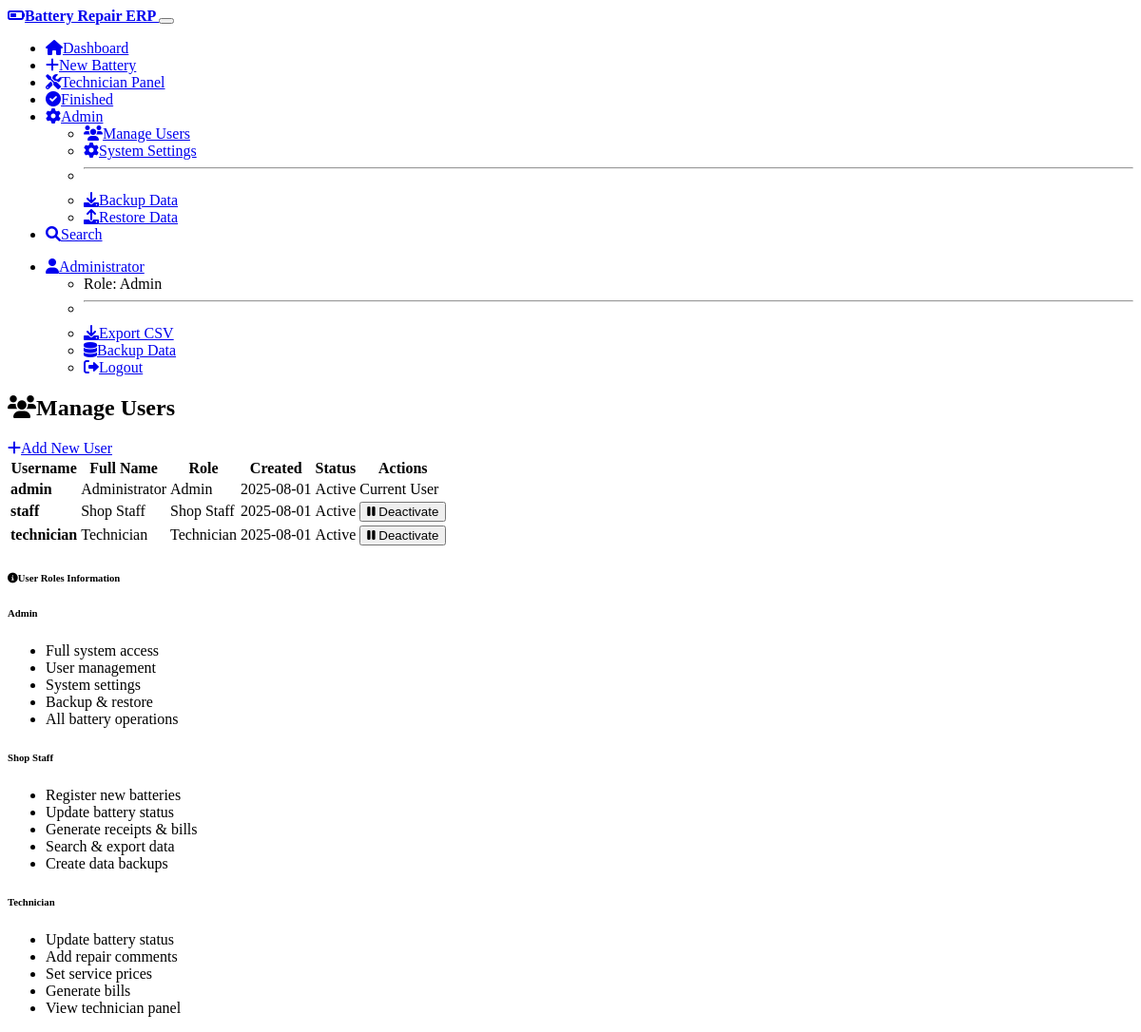
The app's page /admin/users (signed in) with its own data.
### models.py (models this page shows)
class User(UserMixin, db.Model):
    id = db.Column(db.Integer, primary_key=True)
    username = db.Column(db.String(64), unique=True, nullable=False)
    password_hash = db.Column(db.String(256), nullable=False)
    role = db.Column(db.String(20), nullable=False)  # 'admin', 'shop_staff', or 'technician'
    full_name = db.Column(db.String(100), nullable=False)
    created_at = db.Column(db.DateTime, default=datetime.utcnow)
    is_active = db.Column(db.Boolean, default=True)

### routes.py (the view)
@main_bp.route('/admin/users')
@login_required
def admin_users():
    if current_user.role != 'admin':
        flash('Access denied. Admin access required.', 'error')
        return redirect(url_for('main.dashboard'))
    users = User.query.all()
    return render_template('admin/users.html', users=users)

### app.py (called while the page is built)
@login_manager.user_loader
def load_user(user_id):
    from models import User
    return User.query.get(int(user_id))

### templates/admin/users.html (shortened to what this page needs)
{% extends "base.html" %}
{% block content %}
<div class="d-flex justify-content-between align-items-center mb-4">
    <h2><i class="fas fa-users me-2"></i>Manage Users</h2>
    <a href="{{ url_for('main.admin_add_user') }}" class="btn btn-primary">
        <i class="fas fa-plus me-1"></i>Add New User
    </a>
</div>
<div class="card">
    <div class="card-body">
        {% if users %}
        <div class="table-responsive">
            <table class="table table-hover">
                <thead>
                    <tr>
                        <th>Username</th>
                        <th>Full Name</th>
                        <th>Role</th>
                        <th>Created</th>
                        <th>Status</th>
                        <th>Actions</th>
                    </tr>
                </thead>
                <tbody>
                    {% for user in users %}
                    <tr class="{{ 'table-secondary' if not user.is_active else '' }}">
                        <td><strong>{{ user.username }}</strong></td>
                        <td>{{ user.full_name }}</td>
                        <td>
                            <span class="badge bg-{{ 'danger' if user.role == 'admin' else 'primary' if user.role == 'shop_staff' else 'warning' }}">
                                {{ user.role.replace('_', ' ').title() }}
                            </span>
                        </td>
                        <td>{{ user.created_at.strftime('%Y-%m-%d') if user.created_at else 'N/A' }}</td>
                        <td>
                            <span class="badge bg-{{ 'success' if user.is_active else 'secondary' }}">
                                {{ 'Active' if user.is_active else 'Inactive' }}
                            </span>
                        </td>
                        <td>
                            {% if user.id != current_user.id %}
                            <form method="POST" action="{{ url_for('main.admin_toggle_user', user_id=user.id) }}" class="d-inline">
                                <button type="submit" class="btn btn-sm btn-{{ 'warning' if user.is_active else 'success' }}">
                                    <i class="fas fa-{{ 'pause' if user.is_active else 'play' }} me-1"></i>
                                    {{ 'Deactivate' if user.is_active else 'Activate' }}
                                </button>
                            </form>
                            {% else %}
                            <span class="text-muted">Current User</span>
                            {% endif %}
                        </td>
                    </tr>
                    {% endfor %}
                </tbody>
            </table>
        </div>
        {% endif %}
    </div>
</div>
<div class="card mt-4">
    <div class="card-header bg-info">
        <h6 class="mb-0"><i class="fas fa-info-circle me-2"></i>User Roles Information</h6>
    </div>
    <div class="card-body">
        <div class="row">
            <div class="col-md-4">
                <h6><span class="badge bg-danger">Admin</span></h6>
                <ul class="small">
                    <li>Full system access</li>
                    <li>User management</li>
                    <li>System settings</li>
                    <li>Backup & restore</li>
                    <li>All battery operations</li>
                </ul>
            </div>
            <div class="col-md-4">
                <h6><span class="badge bg-primary">Shop Staff</span></h6>
                <ul class="small">
                    <li>Register new batteries</li>
                    <li>Update battery status</li>
                    <li>Generate receipts & bills</li>
                    <li>Search & export data</li>
                    <li>Create data backups</li>
                </ul>
            </div>
            <div class="col-md-4">
                <h6><span class="badge bg-warning">Technician</span></h6>
                <ul class="small">
                    <li>Update battery status</li>
                    <li>Add repair comments</li>
                    <li>Set service prices</li>
                    <li>Generate bills</li>
                    <li>View technician panel</li>
                </ul>
            </div>
        </div>
    </div>
</div>
{% endblock %}

### templates/base.html (shortened to what this page needs)
<!DOCTYPE html>
<html lang="en" data-bs-theme="dark">
<head>
    <link href="https://cdn.replit.com/agent/bootstrap-agent-dark-theme.min.css" rel="stylesheet">
    <link href="https://cdnjs.cloudflare.com/ajax/libs/font-awesome/6.0.0/css/all.min.css" rel="stylesheet">
    <link href="{{ url_for('static', filename='print.css') }}" rel="stylesheet" media="print">
</head>
<body>
    <nav class="navbar navbar-expand-lg navbar-dark bg-dark">
        <div class="container">
            <a class="navbar-brand" href="{{ url_for('main.dashboard') }}">
                <i class="fas fa-battery-half me-2"></i>Battery Repair ERP
            </a>
            {% if current_user.is_authenticated %}
            <button class="navbar-toggler" type="button" data-bs-toggle="collapse" data-bs-target="#navbarNav">
            </button>
            <div class="collapse navbar-collapse" id="navbarNav">
                <ul class="navbar-nav me-auto">
                    <li class="nav-item">
                        <a class="nav-link" href="{{ url_for('main.dashboard') }}">
                            <i class="fas fa-home me-1"></i>Dashboard
                        </a>
                    </li>
                    {% if current_user.role in ['shop_staff', 'admin'] %}
                    <li class="nav-item">
                        <a class="nav-link" href="{{ url_for('main.battery_entry') }}">
                            <i class="fas fa-plus me-1"></i>New Battery
                        </a>
                    </li>
                    {% endif %}
                    {% if current_user.role in ['technician', 'shop_staff', 'admin'] %}
                    <li class="nav-item">
                        <a class="nav-link" href="{{ url_for('main.technician_panel') }}">
                            <i class="fas fa-tools me-1"></i>Technician Panel
                        </a>
                    </li>
                    {% endif %}
                    <li class="nav-item">
                        <a class="nav-link" href="{{ url_for('main.finished_batteries') }}">
                            <i class="fas fa-check-circle me-1"></i>Finished
                        </a>
                    </li>
                    {% if current_user.role == 'admin' %}
                    <li class="nav-item dropdown">
                        <a class="nav-link dropdown-toggle" href="#" role="button" data-bs-toggle="dropdown">
                            <i class="fas fa-cog me-1"></i>Admin
                        </a>
                        <ul class="dropdown-menu">
                            <li><a class="dropdown-item" href="{{ url_for('main.admin_users') }}">
                                <i class="fas fa-users me-1"></i>Manage Users
                            </a></li>
                            <li><a class="dropdown-item" href="{{ url_for('main.admin_settings') }}">
                                <i class="fas fa-cog me-1"></i>System Settings
                            </a></li>
                            <li><hr class="dropdown-divider"></li>
                            <li><a class="dropdown-item" href="{{ url_for('main.admin_backup') }}">
                                <i class="fas fa-download me-1"></i>Backup Data
                            </a></li>
                            <li><a class="dropdown-item" href="{{ url_for('main.admin_restore') }}">
                                <i class="fas fa-upload me-1"></i>Restore Data
                            </a></li>
                        </ul>
                    </li>
                    {% endif %}
                    <li class="nav-item">
                        <a class="nav-link" href="{{ url_for('main.search') }}">
                            <i class="fas fa-search me-1"></i>Search
                        </a>
                    </li>
                </ul>
                <ul class="navbar-nav">
                    <li class="nav-item dropdown">
                        <a class="nav-link dropdown-toggle" href="#" role="button" data-bs-toggle="dropdown">
                            <i class="fas fa-user me-1"></i>{{ current_user.full_name }}
                        </a>
                        <ul class="dropdown-menu">
                            <li><span class="dropdown-item-text">Role: {{ current_user.role.replace('_', ' ').title() }}</span></li>
                            <li><hr class="dropdown-divider"></li>
                            <li><a class="dropdown-item" href="{{ url_for('main.export_csv') }}">
                                <i class="fas fa-download me-1"></i>Export CSV
                            </a></li>
                            {% if current_user.role in ['shop_staff', 'admin'] %}
                            <li><a class="dropdown-item" href="{{ url_for('main.staff_backup') }}">
                                <i class="fas fa-database me-1"></i>Backup Data
                            </a></li>
                            {% endif %}
                            <li><a class="dropdown-item" href="{{ url_for('auth.logout') }}">
                                <i class="fas fa-sign-out-alt me-1"></i>Logout
                            </a></li>
                        </ul>
                    </li>
                </ul>
            </div>
            {% endif %}
        </div>
    </nav>
    <main class="container my-4">
        {% block content %}{% endblock %}
    </main>
</body>
</html>

### templates/base.html (style rules this page uses)
.navbar-brand { font-weight: bold; }

### records on screen
User: full_name "Administrator", role.replace "Admin", username "admin", created_at "2025-08-01", is_active "Active", shows "Current User"
User: username "staff", full_name "Shop Staff", role.replace "Shop Staff", created_at "2025-08-01", is_active "Active", is_active "Deactivate"
User: username "technician", full_name "Technician", role.replace "Technician", created_at "2025-08-01", is_active "Active", is_active "Deactivate"
